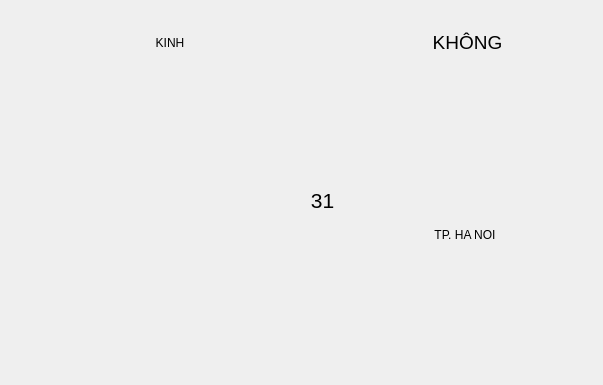
<?xml version="1.0" encoding="UTF-8"?>
<ui version="4.0">
 <class>wg_form</class>
 <widget class="QWidget" name="wg_form">
  <property name="geometry">
   <rect>
    <x>0</x>
    <y>0</y>
    <width>603</width>
    <height>385</height>
   </rect>
  </property>
  <property name="windowTitle">
   <string>Form</string>
  </property>
  <property name="styleSheet">
   <string notr="true">#wg_form{
	background-image: url(ui/form_id/matsaucmnd3.jpg);
}
QLabel{
background-image: None;
}</string>
  </property>
  <widget class="QLabel" name="lb_date">
   <property name="geometry">
    <rect>
     <x>300</x>
     <y>190</y>
     <width>45</width>
     <height>20</height>
    </rect>
   </property>
   <property name="font">
    <font>
     <pointsize>16</pointsize>
    </font>
   </property>
   <property name="text">
    <string>31</string>
   </property>
   <property name="alignment">
    <set>Qt::AlignCenter</set>
   </property>
  </widget>
  <widget class="QLabel" name="lb_mon">
   <property name="geometry">
    <rect>
     <x>404</x>
     <y>190</y>
     <width>41</width>
     <height>20</height>
    </rect>
   </property>
   <property name="text">
    <string/>
   </property>
   <property name="alignment">
    <set>Qt::AlignCenter</set>
   </property>
  </widget>
  <widget class="QLabel" name="lb_year">
   <property name="geometry">
    <rect>
     <x>495</x>
     <y>190</y>
     <width>65</width>
     <height>20</height>
    </rect>
   </property>
   <property name="text">
    <string/>
   </property>
   <property name="alignment">
    <set>Qt::AlignCenter</set>
   </property>
  </widget>
  <widget class="QLabel" name="lb_poi">
   <property name="geometry">
    <rect>
     <x>380</x>
     <y>220</y>
     <width>170</width>
     <height>30</height>
    </rect>
   </property>
   <property name="text">
    <string>TP. HA NOI</string>
   </property>
   <property name="alignment">
    <set>Qt::AlignCenter</set>
   </property>
  </widget>
  <widget class="QLabel" name="lb_nation">
   <property name="geometry">
    <rect>
     <x>110</x>
     <y>30</y>
     <width>120</width>
     <height>25</height>
    </rect>
   </property>
   <property name="text">
    <string>KINH</string>
   </property>
   <property name="alignment">
    <set>Qt::AlignCenter</set>
   </property>
  </widget>
  <widget class="QLabel" name="lb_religion">
   <property name="geometry">
    <rect>
     <x>400</x>
     <y>30</y>
     <width>135</width>
     <height>25</height>
    </rect>
   </property>
   <property name="font">
    <font>
     <pointsize>14</pointsize>
    </font>
   </property>
   <property name="text">
    <string>KHÔNG</string>
   </property>
   <property name="alignment">
    <set>Qt::AlignCenter</set>
   </property>
  </widget>
 </widget>
 <resources/>
 <connections/>
</ui>
